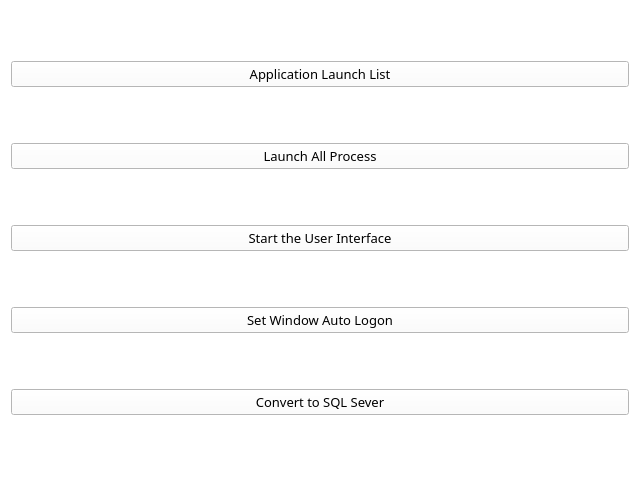
<?xml version="1.0" encoding="UTF-8"?>
<ui version="4.0">
 <class>Process</class>
 <widget class="QWidget" name="Process">
  <property name="geometry">
   <rect>
    <x>0</x>
    <y>0</y>
    <width>640</width>
    <height>480</height>
   </rect>
  </property>
  <property name="windowTitle">
   <string>Form</string>
  </property>
  <property name="styleSheet">
   <string notr="true">background-color:white;
color:black;
font: 300 10pt &quot;Segoe UI Light&quot;;</string>
  </property>
  <layout class="QVBoxLayout" name="verticalLayout">
   <item>
    <widget class="QPushButton" name="pushButton_4">
     <property name="font">
      <font>
       <family>Segoe UI Light</family>
       <pointsize>10</pointsize>
       <italic>false</italic>
       <bold>false</bold>
      </font>
     </property>
     <property name="text">
      <string>Application Launch List</string>
     </property>
    </widget>
   </item>
   <item>
    <widget class="QPushButton" name="pushButton_3">
     <property name="font">
      <font>
       <family>Segoe UI Light</family>
       <pointsize>10</pointsize>
       <italic>false</italic>
       <bold>false</bold>
      </font>
     </property>
     <property name="text">
      <string>Launch All Process</string>
     </property>
    </widget>
   </item>
   <item>
    <widget class="QPushButton" name="pushButton">
     <property name="font">
      <font>
       <family>Segoe UI Light</family>
       <pointsize>10</pointsize>
       <italic>false</italic>
       <bold>false</bold>
      </font>
     </property>
     <property name="text">
      <string>Start the User Interface</string>
     </property>
    </widget>
   </item>
   <item>
    <widget class="QPushButton" name="pushButton_5">
     <property name="font">
      <font>
       <family>Segoe UI Light</family>
       <pointsize>10</pointsize>
       <italic>false</italic>
       <bold>false</bold>
      </font>
     </property>
     <property name="text">
      <string>Set Window Auto Logon</string>
     </property>
    </widget>
   </item>
   <item>
    <widget class="QPushButton" name="pushButton_2">
     <property name="font">
      <font>
       <family>Segoe UI Light</family>
       <pointsize>10</pointsize>
       <italic>false</italic>
       <bold>false</bold>
      </font>
     </property>
     <property name="text">
      <string>Convert to SQL Sever</string>
     </property>
    </widget>
   </item>
  </layout>
 </widget>
 <resources/>
 <connections/>
</ui>
